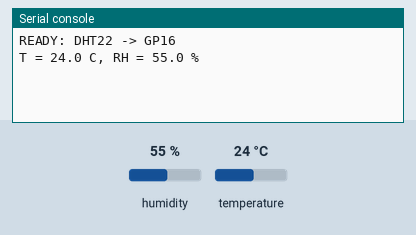
Recording of a program running on a simulated Raspberry Pi Pico running MicroPython. Parts: the last lines printed to the serial console. The inputs (shaded band) are chosen by the test bench; at power-on: humidity 55 %, temperature 24 °C.

Above: at 3.7 s.
3.8 s: humidity set to 22 %
At 5.9 s:
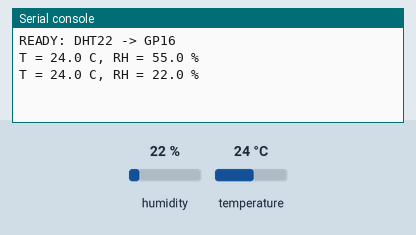
7.1 s: temperature set to 12 °C
At 8.6 s:
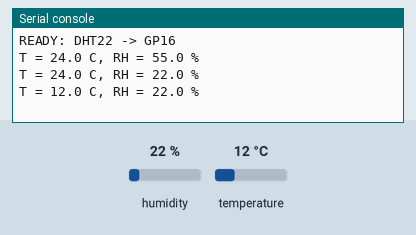
10.4 s: humidity set to 40 %
At 14.0 s:
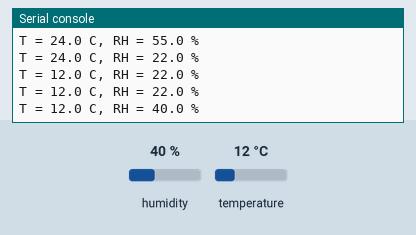
Timing chart, 0 to 15.5 s (numbered marks = the images above; inputs shaded):
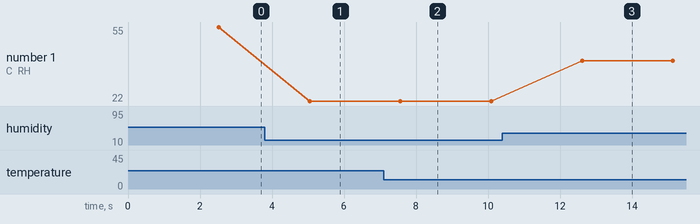

The program:

main.py
```python
from machine import Pin
from time import sleep_ms
import dht

DHT_PIN = 16
WAIT_MS = 2500
sensor = dht.DHT22(Pin(DHT_PIN))

try:
    print("READY: DHT22 -> GP16")
    sleep_ms(WAIT_MS)
    while True:
        try:
            sensor.measure()
            temperature = sensor.temperature()
            humidity = sensor.humidity()
            print("T = {:.1f} C, RH = {:.1f} %".format(
                temperature, humidity))
        except OSError as error:
            print("DHT_ERROR:", error)
        sleep_ms(WAIT_MS)
except KeyboardInterrupt:
    print("STOP")
```

Measured:
- after the input at 3.8 s, the serial console: prints a new line after 1.2 s (image 1)
- after the input at 7.1 s, the serial console: prints a new line after 0.47 s (image 2)
- after the input at 10.4 s, the serial console: prints a new line after 2.2 s (image 3)
- plotted number 1: 55 → 22 after the input at 3.8 s, 22 → 40 after the input at 10.4 s
